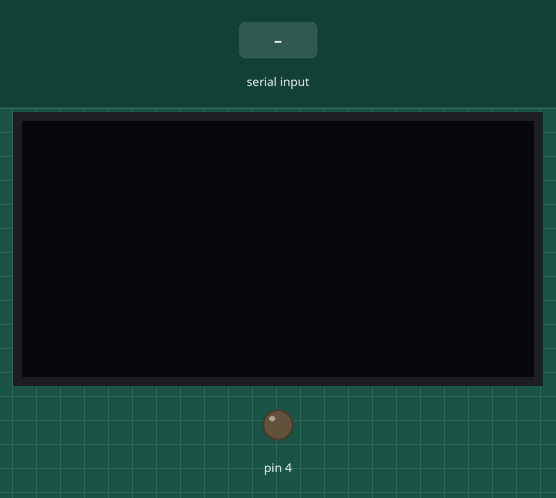
Simulated run of this sketch. Board: Arduino Uno, built with avr-gcc and run on an emulated ATmega328P. Shown: 128×64 one-colour display, output pins drawn as LEDs (lit = HIGH). The test bench sets the inputs (shaded band).

Above: at 1.2 s.
1.3 s: "1" received over Serial
At 2.5 s:
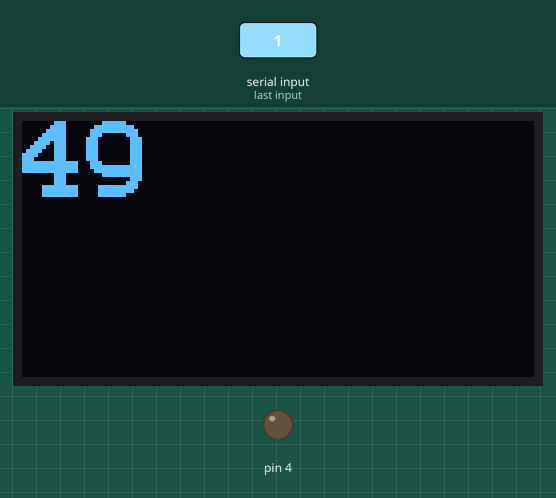
2.8 s: "0" received over Serial
At 3.9 s:
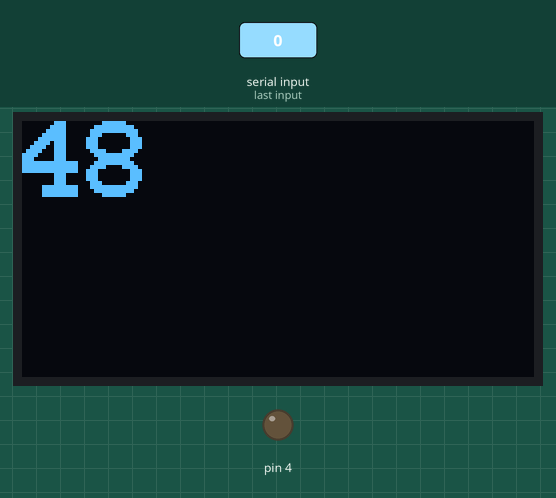
4.3 s: "2" received over Serial
At 5.0 s:
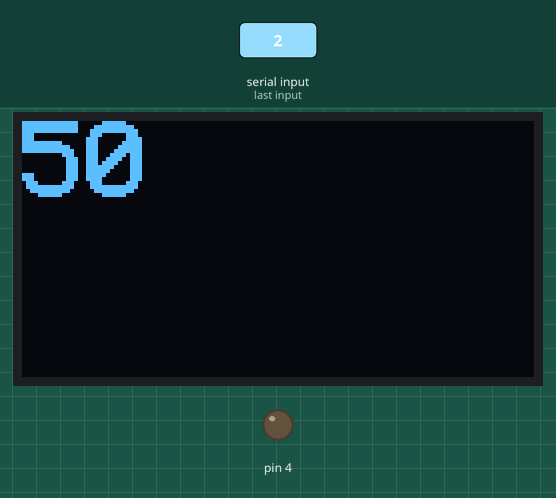
Timing chart, 0 to 7.3 s (numbered marks = the images above; inputs shaded):
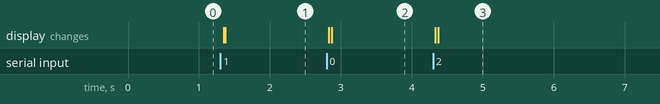

Measured:
- after the input at 1.3 s, the display: first changes after 0.05 s (image 1 shows a later state)
- after the input at 2.8 s, the display: first changes at once (image 2 shows a later state)
- after the input at 4.3 s, the display: first changes at once (image 3 shows a later state)

The sketch:

Java-Arduino.ino
```cpp
// Import libraries
#include <Arduino.h>
#include <U8x8lib.h>

// Creates an instance of the â€˜ U8X8_SSD1306_128X64_NONAME_HW_I2C â€˜ class
auto display = U8X8_SSD1306_128X64_NONAME_HW_I2C(U8X8_PIN_NONE);

/* -------------- Initialize the Grove board ------------- */
void setup () {
 pinMode (DD4, OUTPUT); // Sets the D4 pin ( LED ) to output

 Serial.begin (9600) ; // Enables serial communication
 display.begin () ; // start up the OLED display
 display.setFlipMode (0) ; // set to 1 or 0 , depending on orientation of board
 }

 /* --------------- Run this over and over ------------------- */
 void loop () {
 if (!Serial.available()) {
 return ; // we only want the rest of the stuff to run if â€˜Serial â€˜ is available
 }

 display.clearDisplay ();

 auto data = Serial . read () ; // we receive a byte of data via Java

 // Display your name
 display.setFont ( u8x8_font_profont29_2x3_r );
 display.setCursor (0 , 0) ;

 if ( data == ( byte ) -1) { // this indicates the countdown is over
  digitalWrite ( DD4 , HIGH );
  display.print (" Yay ");
 } else { // this indicates the countdown is in progress
 display.print ( data );
 }
 }
```
